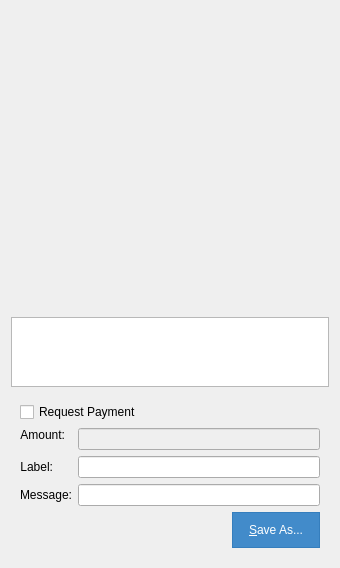
<?xml version="1.0" encoding="UTF-8"?>
<ui version="4.0">
 <class>QRCodeDialog</class>
 <widget class="QDialog" name="QRCodeDialog">
  <property name="geometry">
   <rect>
    <x>0</x>
    <y>0</y>
    <width>340</width>
    <height>568</height>
   </rect>
  </property>
  <property name="windowTitle">
   <string>QR Code Dialog</string>
  </property>
  <property name="styleSheet">
   <string notr="true">QPushButton {
background-image: none;
border: 1px solid transparent;
color: white;
background-color: #428bca;
border-color: #357ebd;
padding: 10px 16px;
}
QPushButton:active {
color: white;
background-color: #3276b1;
border-color: #285e8e;
}
QPushButton:hover {
color: white;
background-color: #3276b1;
border-color: #285e8e;
}</string>
  </property>
  <layout class="QVBoxLayout" name="verticalLayout_3">
   <item>
    <widget class="QLabel" name="lblQRCode">
     <property name="sizePolicy">
      <sizepolicy hsizetype="Expanding" vsizetype="Expanding">
       <horstretch>0</horstretch>
       <verstretch>0</verstretch>
      </sizepolicy>
     </property>
     <property name="minimumSize">
      <size>
       <width>300</width>
       <height>300</height>
      </size>
     </property>
     <property name="textFormat">
      <enum>Qt::PlainText</enum>
     </property>
     <property name="alignment">
      <set>Qt::AlignCenter</set>
     </property>
     <property name="wordWrap">
      <bool>true</bool>
     </property>
    </widget>
   </item>
   <item>
    <widget class="QPlainTextEdit" name="outUri">
     <property name="sizePolicy">
      <sizepolicy hsizetype="Expanding" vsizetype="Minimum">
       <horstretch>0</horstretch>
       <verstretch>0</verstretch>
      </sizepolicy>
     </property>
     <property name="minimumSize">
      <size>
       <width>0</width>
       <height>50</height>
      </size>
     </property>
     <property name="tabChangesFocus">
      <bool>true</bool>
     </property>
     <property name="textInteractionFlags">
      <set>Qt::TextSelectableByKeyboard|Qt::TextSelectableByMouse</set>
     </property>
    </widget>
   </item>
   <item>
    <widget class="QWidget" name="widget" native="true">
     <layout class="QVBoxLayout" name="verticalLayout_2">
      <item>
       <widget class="QCheckBox" name="chkReqPayment">
        <property name="enabled">
         <bool>true</bool>
        </property>
        <property name="text">
         <string>Request Payment</string>
        </property>
       </widget>
      </item>
      <item>
       <layout class="QFormLayout" name="formLayout">
        <property name="fieldGrowthPolicy">
         <enum>QFormLayout::AllNonFixedFieldsGrow</enum>
        </property>
        <item row="1" column="0">
         <widget class="QLabel" name="lblLabel">
          <property name="text">
           <string>Label:</string>
          </property>
          <property name="textFormat">
           <enum>Qt::PlainText</enum>
          </property>
          <property name="alignment">
           <set>Qt::AlignRight|Qt::AlignTrailing|Qt::AlignVCenter</set>
          </property>
          <property name="buddy">
           <cstring>lnLabel</cstring>
          </property>
         </widget>
        </item>
        <item row="1" column="1">
         <widget class="QLineEdit" name="lnLabel"/>
        </item>
        <item row="2" column="0">
         <widget class="QLabel" name="lblMessage">
          <property name="text">
           <string>Message:</string>
          </property>
          <property name="textFormat">
           <enum>Qt::PlainText</enum>
          </property>
          <property name="alignment">
           <set>Qt::AlignRight|Qt::AlignTrailing|Qt::AlignVCenter</set>
          </property>
          <property name="buddy">
           <cstring>lnMessage</cstring>
          </property>
         </widget>
        </item>
        <item row="2" column="1">
         <widget class="QLineEdit" name="lnMessage"/>
        </item>
        <item row="0" column="0">
         <widget class="QLabel" name="lblAmount">
          <property name="sizePolicy">
           <sizepolicy hsizetype="Preferred" vsizetype="Maximum">
            <horstretch>0</horstretch>
            <verstretch>0</verstretch>
           </sizepolicy>
          </property>
          <property name="text">
           <string>Amount:</string>
          </property>
          <property name="textFormat">
           <enum>Qt::PlainText</enum>
          </property>
          <property name="alignment">
           <set>Qt::AlignRight|Qt::AlignTrailing|Qt::AlignVCenter</set>
          </property>
          <property name="buddy">
           <cstring>lnReqAmount</cstring>
          </property>
         </widget>
        </item>
        <item row="0" column="1">
         <widget class="BitcoinAmountField" name="lnReqAmount">
          <property name="enabled">
           <bool>false</bool>
          </property>
          <property name="minimumSize">
           <size>
            <width>80</width>
            <height>0</height>
           </size>
          </property>
         </widget>
        </item>
       </layout>
      </item>
      <item>
       <layout class="QHBoxLayout" name="horizontalLayout">
        <item>
         <spacer name="horizontalSpacer">
          <property name="orientation">
           <enum>Qt::Horizontal</enum>
          </property>
          <property name="sizeHint" stdset="0">
           <size>
            <width>40</width>
            <height>20</height>
           </size>
          </property>
         </spacer>
        </item>
        <item>
         <widget class="QPushButton" name="btnSaveAs">
          <property name="text">
           <string>&amp;Save As...</string>
          </property>
         </widget>
        </item>
       </layout>
      </item>
     </layout>
    </widget>
   </item>
  </layout>
 </widget>
 <customwidgets>
  <customwidget>
   <class>BitcoinAmountField</class>
   <extends>QLineEdit</extends>
   <header>bitcoinamountfield.h</header>
   <container>1</container>
  </customwidget>
 </customwidgets>
 <resources/>
 <connections>
  <connection>
   <sender>chkReqPayment</sender>
   <signal>clicked(bool)</signal>
   <receiver>lnReqAmount</receiver>
   <slot>setEnabled(bool)</slot>
   <hints>
    <hint type="sourcelabel">
     <x>92</x>
     <y>285</y>
    </hint>
    <hint type="destinationlabel">
     <x>98</x>
     <y>311</y>
    </hint>
   </hints>
  </connection>
 </connections>
</ui>
